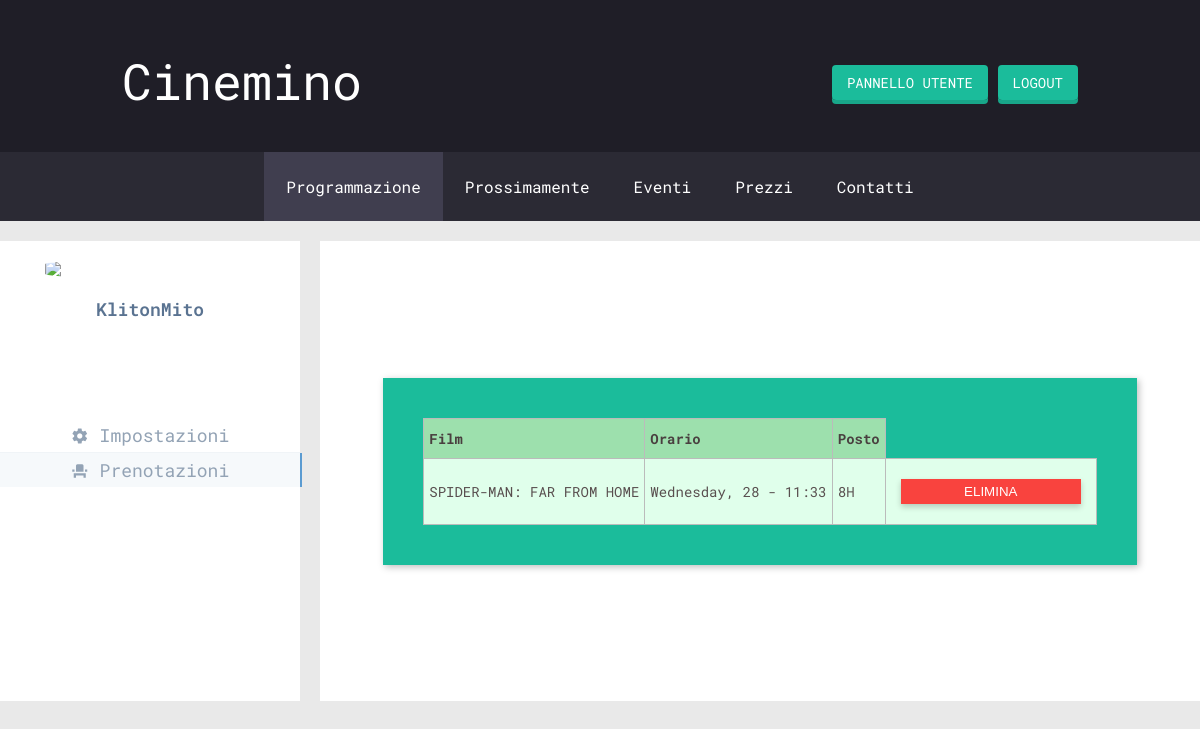
/user/reservs.php (signed in), run on the app's committed database.
### tables this page shows
CREATE TABLE `reservations` (
  `id` int(11) NOT NULL AUTO_INCREMENT,
  `user_id` int(11) NOT NULL,
  `screening_id` int(11) NOT NULL,
  `seat` varchar(10) NOT NULL,
  PRIMARY KEY (`id`)
);

CREATE TABLE `movies` (
  `id` int(64) NOT NULL AUTO_INCREMENT,
  `title` varchar(256) NOT NULL,
  `genre` varchar(256) DEFAULT NULL,
  `cast` varchar(1024) DEFAULT NULL,
  `director` varchar(256) DEFAULT NULL,
  `description` text,
  `duration` int(11) DEFAULT NULL,
  `cover` varchar(256) DEFAULT NULL,
  `onair` tinyint(1) NOT NULL,
  PRIMARY KEY (`id`)
);

CREATE TABLE `screenings` (
  `id` int(11) NOT NULL AUTO_INCREMENT,
  `movie_id` int(11) NOT NULL,
  `sala_id` int(11) NOT NULL,
  `screening_start` datetime DEFAULT NULL,
  `nReservations` int(11) NOT NULL DEFAULT '0',
  PRIMARY KEY (`id`),
  UNIQUE KEY `Screening_ak_1` (`movie_id`,`sala_id`,`screening_start`)
);

### php/utils/functions.php (called while the page is built, shortened)
<?php
    function isLogged()
    {
		if(isset($_SESSION['id']))
			return $_SESSION['id'];
		else
			return false;
    }
?>

### php/reservs_editor.php (called while the page is built, shortened)
<?php
    require_once UTILS.'DbManager.php';
    require_once UTILS.'functions.php';
    require_once UTILS.'queries.php';
    $user = $_SESSION['id'];
    $reservs = find_reservation_by_user($user);
?>

### php/utils/DbManager.php (called while the page is built, shortened)
<?php
require_once 'dbConfig.php';
$cineDb = new CineDbManager();
class CineDbManager {
	private $conn = null;
	function openConnection() {
		if (!$this->isOpened()){
			global $dbHostname;
			global $dbUsername;
			global $dbPassword;
			global $dbName;
			$this->conn = new mysqli($dbHostname, $dbUsername, $dbPassword);
			$this->conn->select_db($dbName) or
				die ('Can\'t use pweb: ' . mysqli_error());
		}
	}
	function isOpened() {
		   return ($this->conn != null);
	}
	function performQuery($queryText) {
		if($stmt = $this->conn->prepare($queryText))  {
			$stmt->execute();
			$result = $stmt->get_result();
			return $result;
		}
		else {
			return 0;
		}
	}
}
?>

### php/utils/DbConfig.php (called while the page is built)
<?php
	$dbHostname	= "localhost";
	$dbUsername	= "root";
	$dbPassword = "";
	$dbName 	= "cinemaker";
?>

### php/utils/queries.php (called while the page is built, shortened)
<?php
    require_once 'DbManager.php';
    require_once 'functions.php';
    function get_movie($id) {
        global $cineDb;
        $query = "  SELECT *
                    FROM movies
                    WHERE id = $id";
        $result = $cineDb->performQuery($query);
        return $result;
    }
    function get_screening($id) {
        global $cineDb;
        $query = "  SELECT *
                    FROM screenings
                    WHERE id = $id";
        $result = $cineDb->performQuery($query);
        return $result;
    }
    function find_reservation_by_user($id) {
        global $cineDb;
        $query = "  SELECT *
                    FROM reservations
                    WHERE user_id = $id";
        $result = $cineDb->performQuery($query);
        return $result;
    }
?>

### user/reservs.php (the view, shortened to what this page needs)
<?php
    require_once UTILS.'functions.php';
    require_once UTILS.'queries.php';
    require_once '/../php/reservs_editor.php';
?>
<!DOCTYPE html>
<html lang="it">
<head>
    <link rel="stylesheet" href="../css/main.css">
    <link rel="stylesheet" href="../css/navbar.css">
    <link rel="stylesheet" href="../css/profile.css">
    <link rel="stylesheet" href="../css/form.css">
    <link rel="stylesheet" href="../css/table.css">
</head>
<body>
    <?php
        include_once '/../php/navbar.php';
        if (!isLogged()) {
            echo '<div class="form-panel wide">';
            echo '<div class="error">Accesso riservato agli utenti registrati</div>';
            echo '</div>';
        }
        else {
    ?>
    <div class="container-main">
        <div class="container-profile">
            <?php include 'sidebar.php'; ?>
            <div class="main-profile">
                <div class="form-container">
                    <div class="form-panel">
                        <table>
                            <tr>
                                <th>Film</th>
                                <th>Orario</th>
                                <th>Posto</th>
                            </tr>
                    <?php
                        while ($row = $reservs->fetch_assoc()) {
                            $screening = get_screening($row['screening_id'])->fetch_assoc();
                            $datetime = date('l, j - H:i', strtotime($screening['screening_start']));
                            $movie = get_movie($screening['movie_id'])->fetch_assoc();
                    ?>
                            <tr>
                                <td><?php echo $movie['title'] ?></td>
                                <td><?php echo $datetime ?></td>
                                <td><?php echo $row['seat'] ?></td>
                                <td>
                                    <form action="" method="post">
                                        <button type="submit" name="delete">ELIMINA</button>
                                    </form>
                                </td>
                            </tr>
                    <?php
                        }
                    ?>
                        </table>
                    </div>
                </div>
            </div>
        </div>
    </div>
        <?php } ?>
</body>
</html>

### css/main.css (style rules this page uses)
* { box-sizing: border-box; padding: 0; margin: 0; }
body { background: rgb(233, 233, 233); font-family: 'Roboto Mono', monospace; }

### css/profile.css (style rules this page uses)
.container-main { display: flex; }
.container-profile { display: flex; margin: 20px 0; flex-flow: row nowrap; justify-content: flex-start; width: 100%; }
.main-profile { display: flex; padding: 20px; background: #fff; min-height: 460px; flex-grow: 2; }

### css/form.css (style rules this page uses)
.form-container { width: 100%; height: 100%; display: flex; justify-content: center; align-content: center; flex-direction: column; align-items: center; }
.form-panel { display: flex; align-items: center; flex-direction: column; background-color: white; box-shadow: 2px 2px 7px rgba(0, 0, 0, 0.26); padding: 40px; margin: 60px auto; background: #1BBC9B; }
.form-panel form { display: flex; align-items: center; flex-direction: column; }
button { border: none; background: #F9433E; cursor: pointer; margin: 10px; padding: 5px; width: 180px; color: white; box-shadow: 0 3px 6px 0 rgba(0, 0, 0, 0.2); }

### css/table.css (style rules this page uses)
table { border-collapse: collapse; border-color: #bbb; width: 100%; }
table td { font-size: 14px; padding: 10px 5px; border-style: solid; border-width: 1px; border-color: #bbb; color: #594F4F; background-color: #E0FFEB; vertical-align: middle; }
table th { font-size: 14px; font-weight: bold; padding: 10px 5px; border-style: solid; border-width: 1px; border-color: #bbb; color: #493F3F; background-color: #9DE0AD; text-align: left; }

### data on the page
reservations: movies.title "SPIDER-MAN: FAR FROM HOME", screening.screening_start "Wednesday, 28 - 11:33", seat "8H"

### other printed values
$_SESSION['username'] "KlitonMito"
